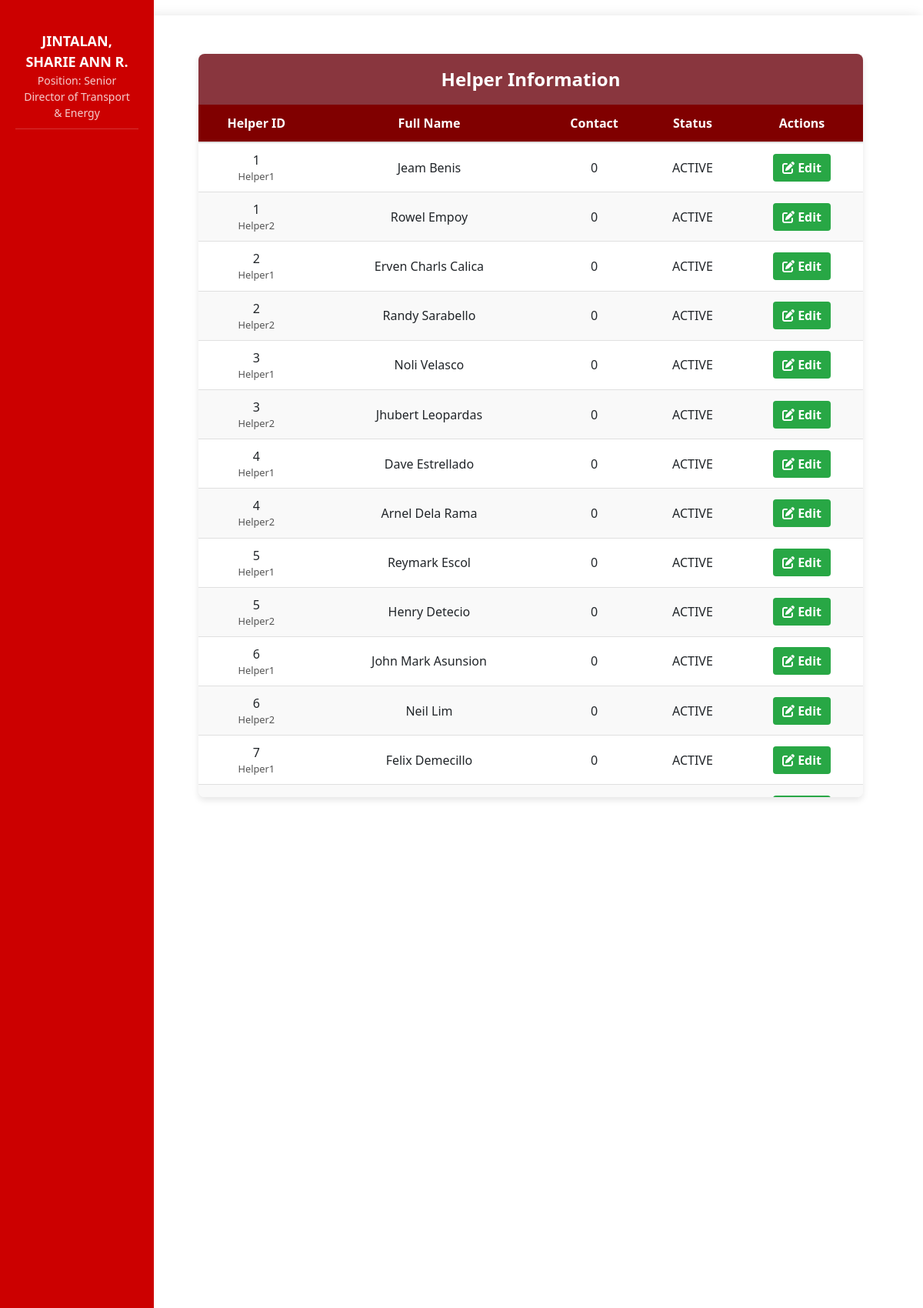
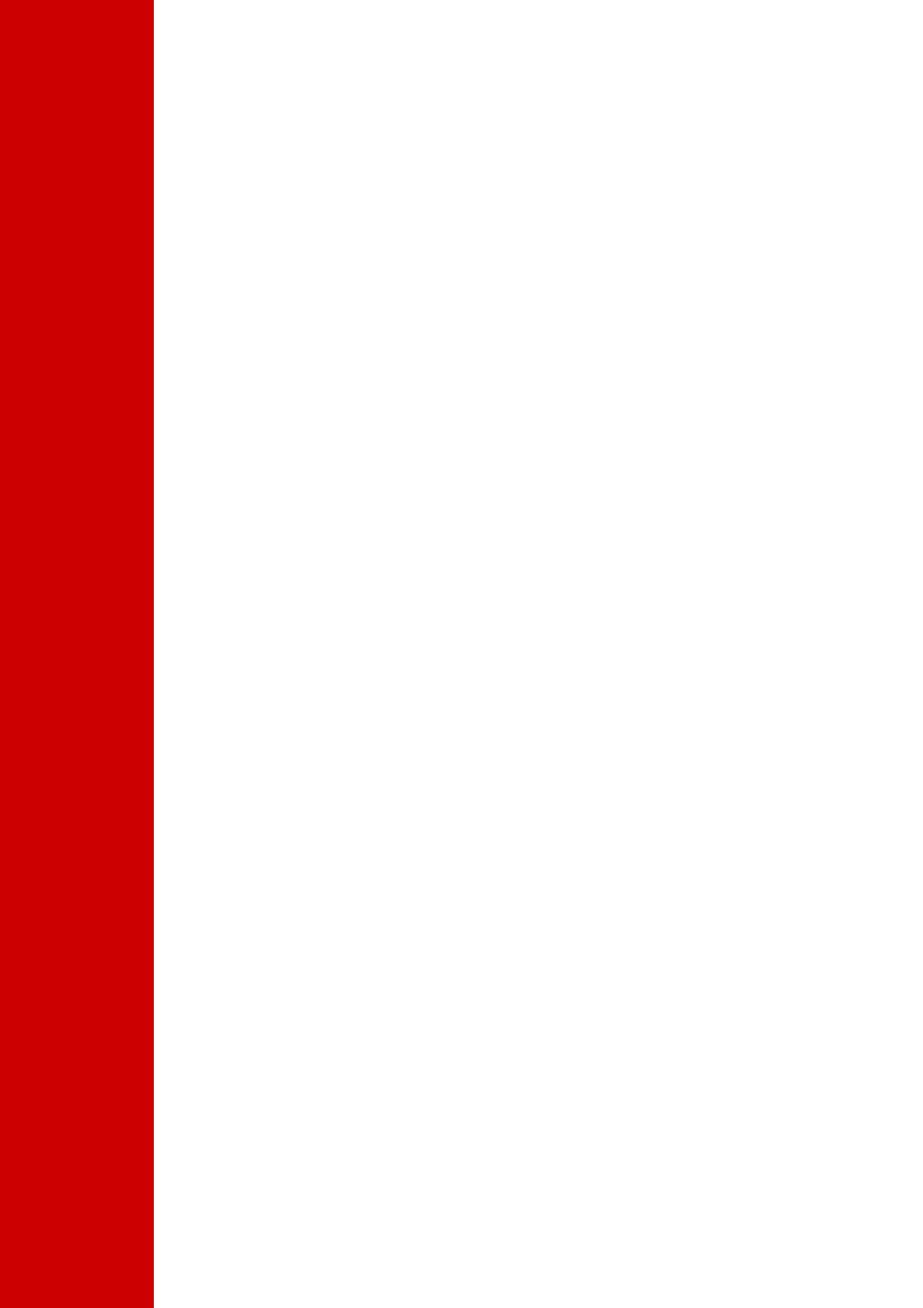
Screenshot of /helpers.php (signed in, upper part) with the database file from the repository (2 pictures, top to bottom).
### tables this page shows
CREATE TABLE `usertype` (
  `u_id` int(11) NOT NULL,
  `type` int(11) NOT NULL,
  `position` varchar(255) NOT NULL
);

CREATE TABLE `helper1` (
  `helper1_id` int(11) NOT NULL,
  `fullname` varchar(255) NOT NULL,
  `contact` int(11) NOT NULL,
  `status` enum('ACTIVE','INACTIVE','','') NOT NULL
);

### helpers.php (the view, shortened to what this page needs)
<?php
require_once 'connection.php';
$query1 = "SELECT helper1_id AS helper_id, fullname, contact, status FROM helper1";
$result1 = mysqli_query($conn, $query1);
$query2 = "SELECT helper2_id AS helper_id, fullname, contact, status FROM helper2";
$result2 = mysqli_query($conn, $query2);
$combined_results = array();
while ($row = mysqli_fetch_assoc($result1)) {
    $row['source_table'] = 'helper1';
    $combined_results[] = $row;
}
while ($row = mysqli_fetch_assoc($result2)) {
    $row['source_table'] = 'helper2';
    $combined_results[] = $row;
}
usort($combined_results, function($a, $b) {
    return $a['helper_id'] - $b['helper_id'];
});
?>
<!DOCTYPE html>
<html lang="en">
<head>
    <link rel="stylesheet" href="assets/css/landingPage.css">
    <link rel="stylesheet" href="https://cdnjs.cloudflare.com/ajax/libs/font-awesome/6.0.0/css/all.min.css">
    <link href="https://stackpath.bootstrapcdn.com/bootstrap/4.5.2/css/bootstrap.min.css" rel="stylesheet">
</head>
<body>
    <div class="sidebar">
        <div class="user-info">
            <div class="name"><?php echo htmlspecialchars($_SESSION["fullname"]); ?></div>
            <div class="role">Position:
            <?php
                $conn = new mysqli($servername, $username, $password, $dbname);
                $sql = "SELECT position FROM usertype WHERE u_id = " . $_SESSION["u_id"];
                $result = $conn->query($sql);
                if ($result->num_rows > 0) {
                    $row = $result->fetch_assoc();
                    echo htmlspecialchars($row["position"]);
                } else {
                    echo "Unknown";
                }
            ?>
            </div>
        </div>
    </div>
    <div class="main-content">
        <div class="helper-table-container">
            <div class="table-header">
                Helper Information
            </div>
            <div class="table-responsive">
                <table class="helper-table">
                    <thead>
                        <tr>
                            <th>Helper ID</th>
                            <th>Full Name</th>
                            <th>Contact</th>
                            <th>Status</th>
                            <th>Actions</th>
                        </tr>
                    </thead>
                    <tbody>
                        <?php foreach($combined_results as $row) {
                            $contact_display = $row['contact'];
                        ?>
                        <tr>
                            <td>
                                <?php echo htmlspecialchars($row['helper_id']); ?>
                                <span class="helper-type"><?php echo ucfirst($row['source_table']); ?></span>
                            </td>
                            <td><?php echo htmlspecialchars($row['fullname']); ?></td>
                            <td><?php echo htmlspecialchars($contact_display); ?></td>
                            <td><?php echo htmlspecialchars($row['status']); ?></td>
                            <td>
                              <button type="button" class="btn btn-success editbtn"
                                     data-source="<?php echo $row['source_table']; ?>"
                                     data-id="<?php echo $row['helper_id']; ?>">
                                <i class="fas fa-edit"></i> Edit
                              </button>
                            </td>
                        </tr>
                        <?php } ?>
                    </tbody>
                </table>
            </div>
        </div>
    </div>
</body>
</html>

### assets/css/landingPage.css (style rules this page uses)
* { margin: 0; padding: 0; box-sizing: border-box; font-family: 'Segoe UI', Tahoma, Geneva, Verdana, sans-serif; }
body { height: 100vh; display: flex; background-color: #f5f5f5; overflow-x: hidden; }
.sidebar { background-color: #cc0000; width: 200px; min-width: 200px; color: white; padding: 30px 20px; display: flex; flex-direction: column; align-items: center; justify-content: space-between; transition: all 0.3s ease; z-index: 100; }
.main-content { flex: 1; padding: 30px; background-color: white; border-radius: 20px 0 0 20px; margin: 20px 0 20px -20px; box-shadow: -5px 0 15px rgba(0, 0, 0, 0.1); display: flex; flex-direction: column; align-items: center; overflow-y: auto; }
.user-info { color: white; text-align: center; padding: 10px; margin-bottom: 20px; border-bottom: 1px solid rgba(255, 255, 255, 0.2); }
.user-info .name { font-size: 18px; font-weight: bold; }
.user-info .role { font-size: 14px; opacity: 0.8; }

### helpers.php (style rules this page uses)
.helper-table-container { margin: 20px; width: 90%; box-shadow: 0 4px 8px rgba(0, 0, 0, 0.1); border-radius: 8px; overflow: hidden; background-color: #fff; }
.table-header { background-color:rgba(106, 0, 11, 0.79); color: white; padding: 15px; text-align: center; font-size: 1.5rem; font-weight: bold; }
.helper-table { width: 100%; border-collapse: collapse; box-shadow: 0 2px 3px rgba(0, 0, 0, 0.1); }
.helper-table th { background-color: maroon; color: white; font-weight: bold; text-align: center; padding: 12px 15px; }
.helper-table td { padding: 10px 15px; text-align: center; border-bottom: 1px solid #e0e0e0; }
.helper-table tr:nth-child(even) { background-color: #f9f9f9; }
.btn { padding: 6px 12px; border: none; border-radius: 4px; cursor: pointer; font-weight: bold; text-decoration: none; display: inline-block; }
.table-responsive { max-height: 900px; overflow-y: auto; border-radius: 0px; box-shadow: 0 2px 5px rgba(0, 0, 0, 0.1); }
.helper-table thead { position: sticky; top: 0; background-color: maroon; color: white; z-index: 10; }
.helper-table th { padding: 12px; border-bottom: 2px solid #ddd; }
.helper-type { font-size: 0.8rem; color: #555; display: block; }

### rows the page displays
usertype: position "Senior Director of Transport & Energy"
helper1: helper1_id "1", source_table "Helper1", fullname "Jeam Benis", contact "0", status "ACTIVE", source_table "Helper2", fullname "Rowel Empoy"
helper1: helper1_id "2", source_table "Helper1", fullname "Erven Charls Calica", contact "0", status "ACTIVE", source_table "Helper2", fullname "Randy Sarabello"
helper1: helper1_id "3", source_table "Helper1", fullname "Noli Velasco", contact "0", status "ACTIVE", source_table "Helper2", fullname "Jhubert Leopardas"
helper1: helper1_id "4", source_table "Helper1", fullname "Dave Estrellado", contact "0", status "ACTIVE", source_table "Helper2", fullname "Arnel Dela Rama"
helper1: helper1_id "5", source_table "Helper1", fullname "Reymark Escol", contact "0", status "ACTIVE", source_table "Helper2", fullname "Henry Detecio"
helper1: helper1_id "6", source_table "Helper1", fullname "John Mark Asunsion", contact "0", status "ACTIVE", source_table "Helper2", fullname "Neil Lim"
helper1: helper1_id "7", source_table "Helper1", fullname "Felix Demecillo", contact "0", status "ACTIVE"

### other values shown
$_SESSION["fullname"] "JINTALAN, SHARIE ANN R."
